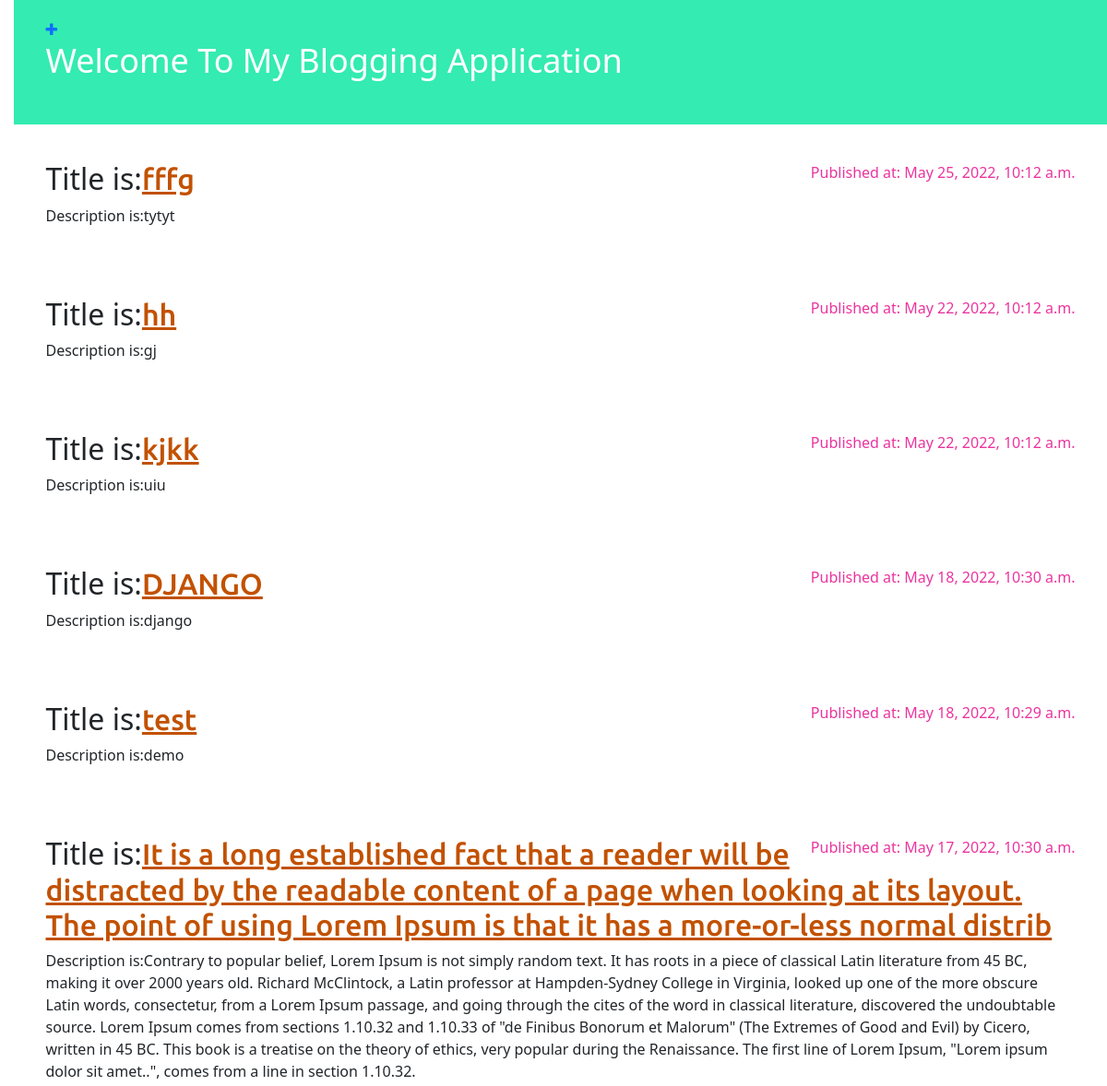
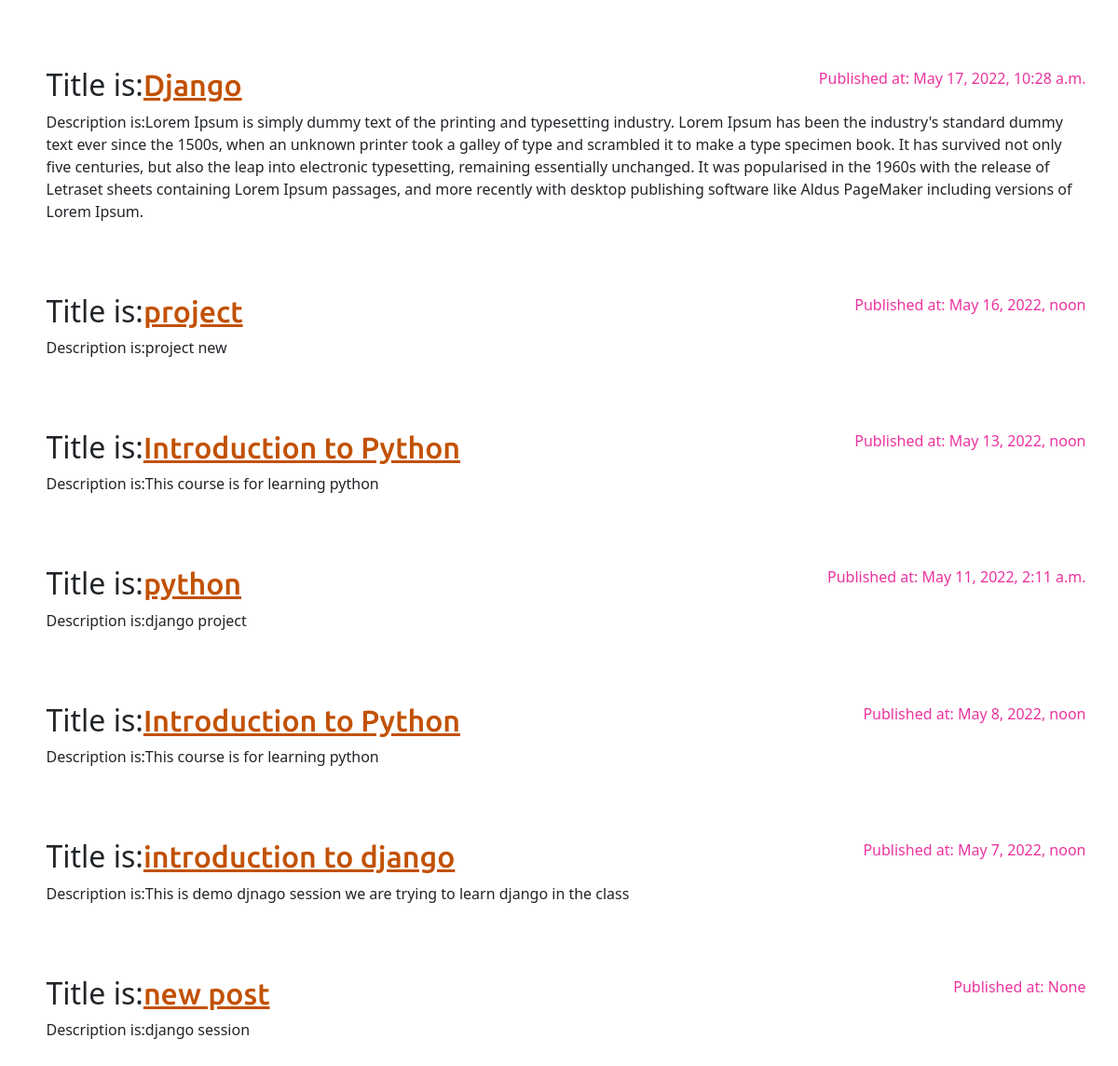
The page / on the database its author committed (2 pictures, top to bottom).
### blog/models.py (models this page shows, shortened)
class Post(models.Model):
    author = models.ForeignKey(settings.AUTH_USER_MODEL,on_delete=models.CASCADE)
    title = models.CharField(max_length=200)
    text = models.TextField()
    created_date = models.DateTimeField(default=timezone.now())
    publish_date = models.DateTimeField(blank=True,null=True)

### blog/views.py (the view)
# urls.py: path('',views.post_list,name='post_list'),
def post_list(request):
    all_post = Post.objects.order_by('-publish_date')
    return render(request,'blog/index.html',{'post':all_post})

### blog/templates/blog/index.html
{% extends 'blog/base.html' %}
{% block content %}
    {% for item in post %}
        <article class="post">
            <time class="date">Published at: {{ item.publish_date }}</time>
            <h2>Title is:<a href="{% url 'post_detail' pk=item.pk %}">{{ item.title }}</a></h2>
            <p>Description is:{{ item.text }}</p>
        </article>
    {% endfor %}
{% endblock %}

### blog/templates/blog/base.html (shortened to what this page needs)
{% load static %}
<!DOCTYPE html>
<html lang="en">
<head>
    <link rel="stylesheet" href="https://cdn.jsdelivr.net/npm/bootstrap@5.1.3/dist/css/bootstrap.min.css">
    <link rel="stylesheet" href="{% static 'css/blog.css' %}">
    <link rel="stylesheet" href="https://cdnjs.cloudflare.com/ajax/libs/font-awesome/4.7.0/css/font-awesome.min.css">
</head>
<body>
   <header class="page-header">
        <div class="container">
            <a href="{% url 'post_new' %}">
                <i class="fa fa-plus" aria-hidden="true"></i>
            </a>
                <h1>Welcome To My Blogging Application</h1>
        </div>
    </header>
    <main class="container">
        <div class="row">
            <div class="col">
                {% block content %}
                {% endblock %}
            </div>
        </div>
    </main>
</body>
</html>

### blog/static/css/blog.css (style rules this page uses)
h2 a { color:#C25100; font-family: 'Ubuntu', sans-serif; }
body { padding-left:15px; }
.page-header { background-color:#34ebb1; margin-top:0; margin-bottom:40px; padding:20px 20px 40px; color:white; }
.page-header h1, .page-header h1 a, .page-header h1 a:visited, .page-header h1 a:active { color:#ffffff; font-size:36px; text-decoration:none; }
.date { color:#eb349e; }
.post { margin-bottom:76px; }
.post h2 a, .post h2 a:visited { color:#C25100; }
.post > .date, .post > .actions { float:right; }

### rows shown on the page
Post: publish_date "May 25, 2022, 10:12 a.m.", title "fffg", text "tytyt"
Post: publish_date "May 22, 2022, 10:12 a.m.", title "hh", text "gj"
Post: publish_date "May 22, 2022, 10:12 a.m.", title "kjkk", text "uiu"
Post: publish_date "May 18, 2022, 10:30 a.m.", title "DJANGO", text "django"
Post: publish_date "May 18, 2022, 10:29 a.m.", title "test", text "demo"
Post: publish_date "May 17, 2022, 10:30 a.m.", title "It is a long established fact that a reader will be distracted by the readable content of a page when looking at its layout. The point of using Lorem Ipsum is that it has a more-or-less normal distrib", text "Contrary to popular belief, Lorem Ipsum is not simply random text. It has roots in a piece of classical Latin literature from 45 BC, making it over 2000 years old. Richard McClintock, a Latin professor at Hampden-Sydney College in Virginia, looked up one of the more obscure Latin words, consectetur, from a Lorem Ipsum passage, and going through the cites of the word in classical literature, discovered the undoubtable source. Lorem Ipsum comes from sections 1.10.32 and 1.10.33 of \"de Finibus Bonorum et Malorum\" (The Extremes of Good and Evil) by Cicero, written in 45 BC. This book is a treatise on the theory of ethics, very popular during the Renaissance. The first line of Lorem Ipsum,…"
Post: publish_date "May 17, 2022, 10:28 a.m.", title "Django", text "Lorem Ipsum is simply dummy text of the printing and typesetting industry. Lorem Ipsum has been the industry's standard dummy text ever since the 1500s, when an unknown printer took a galley of type and scrambled it to make a type specimen book. It has survived not only five centuries, but also the leap into electronic typesetting, remaining essentially unchanged. It was popularised in the 1960s with the release of Letraset sheets containing Lorem Ipsum passages, and more recently with desktop publishing software like Aldus PageMaker including versions of Lorem Ipsum."
Post: publish_date "May 16, 2022, noon", title "project", text "project new"
Post: publish_date "May 13, 2022, noon", title "Introduction to Python", text "This course is for learning python"
Post: publish_date "May 11, 2022, 2:11 a.m.", title "python", text "django project"
Post: publish_date "May 8, 2022, noon", title "Introduction to Python", text "This course is for learning python"
Post: publish_date "May 7, 2022, noon", title "introduction to django", text "This is demo djnago session we are trying to learn django in the class"
Post: publish_date "None", title "new post", text "django session"
